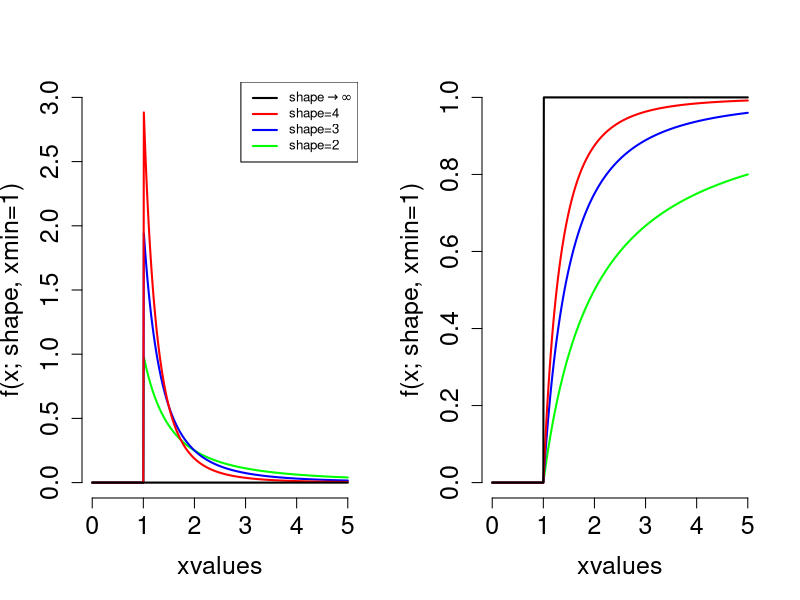

R code for this plot:
# Fortgeschrittene Programmierung WS 2014/15
# Hausübung 1 (due to 23.11.2014)
# Janek Thomas, Philipp J. Rösch

### 2 a)

#' Pareto density
#' 
#' inputs:  x:      vector of quantiles
#'          shape:  distribution parameter
#'          xmin:   minimum value of x
#' output:  gives the density of the Pareto distribution

dpareto_1 <- function(x, shape, xmin) {
  # input validation 
  if (is.numeric(x) == FALSE) stop("<x> must be numeric")
  if (is.numeric(shape) == FALSE) stop("<shape> must be numeric")
  if (is.numeric(xmin) == FALSE) stop("<xmin> must be numeric")
  if (xmin <= 0) stop("<xmin> must be larger zero")
  if (shape <= 1) stop("<shape> must be larger one")
  if (any(x < xmin) & length(x) == 1)
    {warning("<x> is not larger than <xmin>")}
  if (any(x < xmin) & length(x) > 1 )
    {warning("not all <x> are larger than <xmin>")}

  
  # uses dpareto_1_support() 
  sapply(x, dpareto_1_support, shape = shape, xmin = xmin)
}

# support function applying Pareto density formula
dpareto_1_support <- function(x, shape, xmin){ 
  if (x <= xmin){
    0
  } 
  else {
   (shape - 1) / xmin * (x / xmin)^(-shape)
  }
}
  
#' Pareto distribution function
#' 
#' inputs:  p:      vector of quantiles
#'          shape:  distribution parameter
#'          xmin:   minimum value of p
#' output:  gives the distribution function of the Pareto distribution
 
ppareto_1 <- function(p, shape, xmin){
  if (is.numeric(p) == FALSE) stop("<p> must be numeric")
  if (is.numeric(shape) == FALSE) stop("<shape> must be numeric")
  if (is.numeric(xmin) == FALSE) stop("<xmin> must be numeric")
  if (xmin <= 0) stop("<xmin> must be larger zero")
  if (shape <= 1) stop("<shape> must be larger one")
  if (any(p < xmin) & length(p) == 1)
    {warning("<p> is not larger than <xmin>")}
  if (any(p < xmin) & length(p) > 1 )
    {warning("not all <p> are larger than <xmin>")}

  sapply(p, ppareto_1_support, shape = shape, xmin = xmin)
  
}

# support function applying Pareto distribution function formula
ppareto_1_support <- function(p, shape, xmin){
  if (p <= xmin){
    0
  } 
  else {
    1 - (p / xmin)^(-shape + 1)
  }
}
 
### 2 b)

# set graphic parameter: two plots side by side
par(mfrow = c(1,2))

# set x values 
xvalues <- seq(from = 0, to = 5, by = 0.01)

# plots Pareto density 
# using dpareto_1() and graphic features
plot(xvalues, dpareto_1(xvalues, shape = 2, xmin = 1), col = "green", lwd = 2,
     type = "l", cex.lab = 1.5, cex.axis = 1.5, xlim = c(0,5), ylim = c(0,3),
     ylab = "f(x; shape, xmin=1)", frame.plot = FALSE)

lines(xvalues, dpareto_1(xvalues, shape = 3, xmin = 1), col = "blue", lwd = 2)
lines(xvalues, dpareto_1(xvalues, shape = 4, xmin = 1), col = "red", lwd = 2)
lines(xvalues, dpareto_1(xvalues, shape = 1e15, xmin = 1), 
      col = "black", lwd = 2)

legend("topright", 
       c(expression(shape%->%infinity), "shape=4", "shape=3", "shape=2"),
       col = c("black","red","blue","green"), lty = c(1, 1, 1), 
       lwd = c(2, 2, 2), cex = 0.8)

# plots Pareto distribution function 
# using ppareto_1() and graphic features
plot(xvalues, ppareto_1(xvalues, shape = 2, xmin = 1), col = "green", lwd = 2,
     type = "l", cex.lab = 1.5, cex.axis = 1.5, xlim = c(0,5), ylim = c(0,1),
     ylab = "f(x; shape, xmin=1)", frame.plot = FALSE)

lines(xvalues, ppareto_1(xvalues, shape = 3, xmin = 1), col = "blue", lwd = 2)
lines(xvalues, ppareto_1(xvalues, shape = 4, xmin = 1), col = "red", lwd = 2)
lines(xvalues, ppareto_1(xvalues, shape = 1e15, xmin = 1), col = "black", lwd = 2)